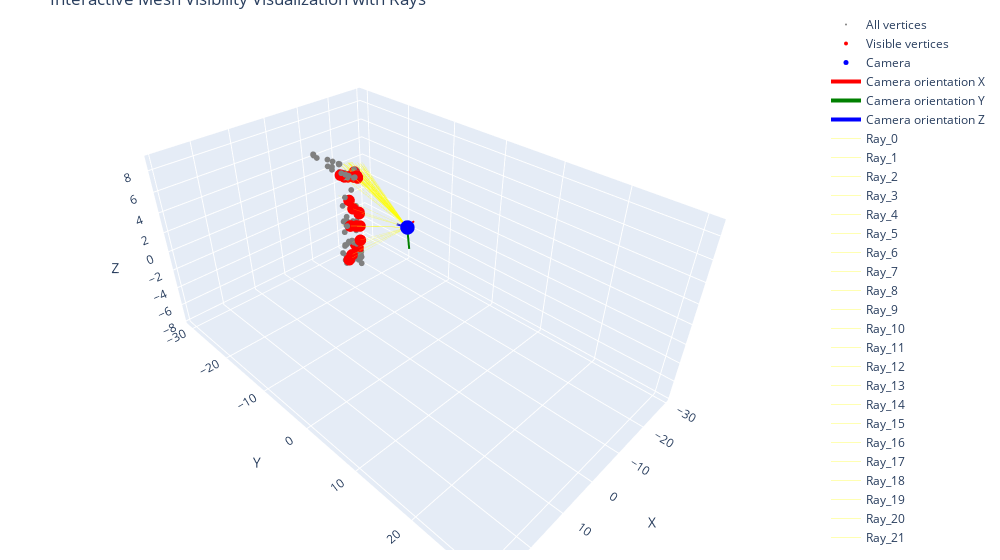

Notebook code cell kept with this figure:
### Code cell
visualize_results_rays(pier_cutted, visible_indices, camera_position, rotation, center,  rays_origins[potential_indices_hits[visible]], rays_directions[potential_indices_hits[visible]])

### Figure 1 — Plotly figure (JSON) as saved in the notebook; plotly's stock layout.template omitted (floating-point values rounded to 4 significant figures; data arrays with more than 128 entries replaced by an {"elided": "..."} marker saying what was removed)
{"data": [{"marker": {"color": "grey", "size": 2}, "mode": "markers", "name": "All vertices", "type": "scatter3d", "x": {"elided": "398 float values"}, "y": {"elided": "398 float values"}, "z": {"elided": "398 float values"}}, {"marker": {"color": "red", "size": 4}, "mode": "markers", "name": "Visible vertices", "type": "scatter3d", "x": [-26.88, -26.79, -29.12, -29.99, -29.59, -18.91, -19.1, -18.89, -22.57, -22.0, -27.8, -14.45, -28.66, -26.86, -27.33, -28.89, -16.16, -16.03, -16.06, -17.28, -17.3, -19.29, -18.96, -28.59, -21.08, -21.08, -20.47, -22.85, -22.61, -21.73, -26.84, -26.67, -27.0, -26.86, -16.11, -18.06, -18.05, -17.9, -17.23, -17.97, -23.5, -26.31, -15.36, -15.44, -16.01, -25.01, -25.1, -25.88, -25.79, -18.91, -26.25, -20.7, -16.79, -26.57, -19.93, -17.25, -20.14, -20.26, -19.02, -22.23, -26.73, -27.91, -20.7, -20.03, -28.11, -19.03, -27.64, -23.08, -22.18, -23.24, -24.06, -22.59, -25.42, -24.07, -19.28, -18.09, -15.17, -21.36, -20.16, -19.25, -17.93, -17.93, -18.26, -18.31, -19.91, -20.99, -19.83, -21.56], "y": [-44.43, -44.91, -42.19, -41.86, -42.25, -25.54, -26.07, -25.5, -45.39, -45.0, -42.15, -25.65, -40.44, -43.3, -43.69, -41.77, -25.05, -25.07, -25.05, -24.38, -24.31, -25.69, -26.2, -39.57, -43.41, -43.64, -42.62, -46.36, -45.99, -44.51, -44.19, -43.34, -44.67, -44.35, -25.09, -24.07, -24.02, -23.94, -24.41, -23.93, -47.56, -45.19, -25.47, -25.41, -25.08, -41.41, -42.03, -43.1, -42.95, -25.43, -37.29, -36.07, -24.67, -36.37, -41.25, -24.34, -42.27, -41.82, -41.39, -36.99, -38.37, -38.09, -44.2, -42.0, -45.18, -40.33, -39.67, -48.18, -46.65, -40.39, -39.88, -39.15, -42.4, -40.36, -41.24, -24.03, -34.44, -36.72, -41.84, -42.11, -23.93, -23.93, -24.32, -39.11, -43.67, -42.62, -41.6, -36.17], "z": [5.475, 5.639, 5.276, 5.498, 5.515, -6.722, -6.2, -6.317, 5.845, 6.557, 5.148, 2.953, 4.902, 5.175, 5.572, 5.617, 2.668, -3.015, 0.0211, 2.642, 2.643, 2.667, -6.032, 5.51, 6.231, 7.231, 7.31, 6.528, 7.357, 7.4, 5.697, 5.968, 7.263, 6.62, -3.01, -4.829, -1.58, -1.384, -3.039, -3.027, 7.332, 5.661, -7.246, 2.685, -6.599, 5.805, 6.325, 6.553, 7.327, 2.652, 5.488, 5.547, -0.9671, 5.467, 5.925, -3.009, 5.715, 5.744, 5.735, 5.57, 5.569, 5.678, 5.79, 6.282, 7.433, 6.131, 5.539, 5.879, 5.829, 5.623, 5.608, 5.624, 5.647, 6.367, 7.271, 2.563, 5.611, 5.902, 7.39, 7.516, 2.543, 2.543, 2.634, 6.734, 7.911, 7.559, 7.343, 5.74]}, {"marker": {"color": "blue", "size": 5}, "mode": "markers", "name": "Camera", "type": "scatter3d", "x": [-19.14], "y": [-12.81], "z": [-0.6092]}, {"line": {"color": "red", "width": 4}, "mode": "lines", "name": "Camera orientation X", "type": "scatter3d", "x": [-19.14, -21.62], "y": [-12.81, -12.79], "z": [-0.6092, -0.3021]}, {"line": {"color": "green", "width": 4}, "mode": "lines", "name": "Camera orientation Y", "type": "scatter3d", "x": [-19.14, -19.44], "y": [-12.81, -12.53], "z": [-0.6092, -3.075]}, {"line": {"color": "blue", "width": 4}, "mode": "lines", "name": "Camera orientation Z", "type": "scatter3d", "x": [-19.14, -19.19], "y": [-12.81, -15.3], "z": [-0.6092, -0.884]}, {"line": {"color": "yellow", "width": 1}, "mode": "lines", "name": "Ray_0", "opacity": 0.3, "type": "scatter3d", "x": [-19.14, -22.65], "y": [-12.81, -27.13], "z": [-0.6092, 2.146]}, {"line": {"color": "yellow", "width": 1}, "mode": "lines", "name": "Ray_1", "opacity": 0.3, "type": "scatter3d", "x": [-19.14, -22.56], "y": [-12.81, -27.15], "z": [-0.6092, 2.182]}, {"line": {"color": "yellow", "width": 1}, "mode": "lines", "name": "Ray_2", "opacity": 0.3, "type": "scatter3d", "x": [-19.14, -23.88], "y": [-12.81, -26.77], "z": [-0.6092, 2.186]}, {"line": {"color": "yellow", "width": 1}, "mode": "lines", "name": "Ray_3", "opacity": 0.3, "type": "scatter3d", "x": [-19.14, -24.29], "y": [-12.81, -26.6], "z": [-0.6092, 2.289]}, {"line": {"color": "yellow", "width": 1}, "mode": "lines", "name": "Ray_4", "opacity": 0.3, "type": "scatter3d", "x": [-19.14, -24.06], "y": [-12.81, -26.68], "z": [-0.6092, 2.276]}, {"line": {"color": "yellow", "width": 1}, "mode": "lines", "name": "Ray_5", "opacity": 0.3, "type": "scatter3d", "x": [-19.14, -18.89], "y": [-12.81, -26.33], "z": [-0.6092, -7.102]}, {"line": {"color": "yellow", "width": 1}, "mode": "lines", "name": "Ray_6", "opacity": 0.3, "type": "scatter3d", "x": [-19.14, -19.09], "y": [-12.81, -26.63], "z": [-0.6092, -6.437]}, {"line": {"color": "yellow", "width": 1}, "mode": "lines", "name": "Ray_7", "opacity": 0.3, "type": "scatter3d", "x": [-19.14, -18.87], "y": [-12.81, -26.49], "z": [-0.6092, -6.763]}, {"line": {"color": "yellow", "width": 1}, "mode": "lines", "name": "Ray_8", "opacity": 0.3, "type": "scatter3d", "x": [-19.14, -20.68], "y": [-12.81, -27.45], "z": [-0.6092, 2.291]}, {"line": {"color": "yellow", "width": 1}, "mode": "lines", "name": "Ray_9", "opacity": 0.3, "type": "scatter3d", "x": [-19.14, -20.44], "y": [-12.81, -27.4], "z": [-0.6092, 2.638]}, {"line": {"color": "yellow", "width": 1}, "mode": "lines", "name": "Ray_10", "opacity": 0.3, "type": "scatter3d", "x": [-19.14, -23.31], "y": [-12.81, -26.95], "z": [-0.6092, 2.165]}, {"line": {"color": "yellow", "width": 1}, "mode": "lines", "name": "Ray_11", "opacity": 0.3, "type": "scatter3d", "x": [-19.14, -14.16], "y": [-12.81, -26.44], "z": [-0.6092, 3.174]}, {"line": {"color": "yellow", "width": 1}, "mode": "lines", "name": "Ray_12", "opacity": 0.3, "type": "scatter3d", "x": [-19.14, -23.94], "y": [-12.81, -26.75], "z": [-0.6092, 2.17]}, {"line": {"color": "yellow", "width": 1}, "mode": "lines", "name": "Ray_13", "opacity": 0.3, "type": "scatter3d", "x": [-19.14, -22.76], "y": [-12.81, -27.11], "z": [-0.6092, 2.104]}, {"line": {"color": "yellow", "width": 1}, "mode": "lines", "name": "Ray_14", "opacity": 0.3, "type": "scatter3d", "x": [-19.14, -22.91], "y": [-12.81, -27.05], "z": [-0.6092, 2.24]}, {"line": {"color": "yellow", "width": 1}, "mode": "lines", "name": "Ray_15", "opacity": 0.3, "type": "scatter3d", "x": [-19.14, -23.83], "y": [-12.81, -26.74], "z": [-0.6092, 2.386]}, {"line": {"color": "yellow", "width": 1}, "mode": "lines", "name": "Ray_16", "opacity": 0.3, "type": "scatter3d", "x": [-19.14, -15.71], "y": [-12.81, -26.92], "z": [-0.6092, 3.166]}, {"line": {"color": "yellow", "width": 1}, "mode": "lines", "name": "Ray_17", "opacity": 0.3, "type": "scatter3d", "x": [-19.14, -15.52], "y": [-12.81, -27.1], "z": [-0.6092, -3.412]}, {"line": {"color": "yellow", "width": 1}, "mode": "lines", "name": "Ray_18", "opacity": 0.3, "type": "scatter3d", "x": [-19.14, -15.49], "y": [-12.81, -27.34], "z": [-0.6092, 0.1393]}, {"line": {"color": "yellow", "width": 1}, "mode": "lines", "name": "Ray_19", "opacity": 0.3, "type": "scatter3d", "x": [-19.14, -16.85], "y": [-12.81, -27.08], "z": [-0.6092, 3.401]}, {"line": {"color": "yellow", "width": 1}, "mode": "lines", "name": "Ray_20", "opacity": 0.3, "type": "scatter3d", "x": [-19.14, -16.86], "y": [-12.81, -27.08], "z": [-0.6092, 3.426]}, {"line": {"color": "yellow", "width": 1}, "mode": "lines", "name": "Ray_21", "opacity": 0.3, "type": "scatter3d", "x": [-19.14, -19.31], "y": [-12.81, -27.35], "z": [-0.6092, 3.089]}, {"line": {"color": "yellow", "width": 1}, "mode": "lines", "name": "Ray_22", "opacity": 0.3, "type": "scatter3d", "x": [-19.14, -18.95], "y": [-12.81, -26.71], "z": [-0.6092, -6.238]}, {"line": {"color": "yellow", "width": 1}, "mode": "lines", "name": "Ray_23", "opacity": 0.3, "type": "scatter3d", "x": [-19.14, -24.02], "y": [-12.81, -26.64], "z": [-0.6092, 2.552]}, {"line": {"color": "yellow", "width": 1}, "mode": "lines", "name": "Ray_24", "opacity": 0.3, "type": "scatter3d", "x": [-19.14, -20.07], "y": [-12.81, -27.42], "z": [-0.6092, 2.657]}, {"line": {"color": "yellow", "width": 1}, "mode": "lines", "name": "Ray_25", "opacity": 0.3, "type": "scatter3d", "x": [-19.14, -20.06], "y": [-12.81, -27.32], "z": [-0.6092, 3.081]}, {"line": {"color": "yellow", "width": 1}, "mode": "lines", "name": "Ray_26", "opacity": 0.3, "type": "scatter3d", "x": [-19.14, -19.79], "y": [-12.81, -27.3], "z": [-0.6092, 3.239]}, {"line": {"color": "yellow", "width": 1}, "mode": "lines", "name": "Ray_27", "opacity": 0.3, "type": "scatter3d", "x": [-19.14, -20.75], "y": [-12.81, -27.4], "z": [-0.6092, 2.494]}, {"line": {"color": "yellow", "width": 1}, "mode": "lines", "name": "Ray_28", "opacity": 0.3, "type": "scatter3d", "x": [-19.14, -20.66], "y": [-12.81, -27.32], "z": [-0.6092, 2.875]}, {"line": {"color": "yellow", "width": 1}, "mode": "lines", "name": "Ray_29", "opacity": 0.3, "type": "scatter3d", "x": [-19.14, -20.32], "y": [-12.81, -27.31], "z": [-0.6092, 3.053]}, {"line": {"color": "yellow", "width": 1}, "mode": "lines", "name": "Ray_30", "opacity": 0.3, "type": "scatter3d", "x": [-19.14, -22.65], "y": [-12.81, -27.11], "z": [-0.6092, 2.265]}, {"line": {"color": "yellow", "width": 1}, "mode": "lines", "name": "Ray_31", "opacity": 0.3, "type": "scatter3d", "x": [-19.14, -22.66], "y": [-12.81, -27.07], "z": [-0.6092, 2.462]}, {"line": {"color": "yellow", "width": 1}, "mode": "lines", "name": "Ray_32", "opacity": 0.3, "type": "scatter3d", "x": [-19.14, -22.63], "y": [-12.81, -26.97], "z": [-0.6092, 2.89]}, {"line": {"color": "yellow", "width": 1}, "mode": "lines", "name": "Ray_33", "opacity": 0.3, "type": "scatter3d", "x": [-19.14, -22.62], "y": [-12.81, -27.03], "z": [-0.6092, 2.651]}, {"line": {"color": "yellow", "width": 1}, "mode": "lines", "name": "Ray_34", "opacity": 0.3, "type": "scatter3d", "x": [-19.14, -15.61], "y": [-12.81, -27.12], "z": [-0.6092, -3.407]}, {"line": {"color": "yellow", "width": 1}, "mode": "lines", "name": "Ray_35", "opacity": 0.3, "type": "scatter3d", "x": [-19.14, -17.79], "y": [-12.81, -26.8], "z": [-0.6092, -5.852]}, {"line": {"color": "yellow", "width": 1}, "mode": "lines", "name": "Ray_36", "opacity": 0.3, "type": "scatter3d", "x": [-19.14, -17.7], "y": [-12.81, -27.69], "z": [-0.6092, -1.897]}, {"line": {"color": "yellow", "width": 1}, "mode": "lines", "name": "Ray_37", "opacity": 0.3, "type": "scatter3d", "x": [-19.14, -17.48], "y": [-12.81, -27.68], "z": [-0.6092, -1.644]}, {"line": {"color": "yellow", "width": 1}, "mode": "lines", "name": "Ray_38", "opacity": 0.3, "type": "scatter3d", "x": [-19.14, -16.75], "y": [-12.81, -27.31], "z": [-0.6092, -3.645]}, {"line": {"color": "yellow", "width": 1}, "mode": "lines", "name": "Ray_39", "opacity": 0.3, "type": "scatter3d", "x": [-19.14, -17.6], "y": [-12.81, -27.39], "z": [-0.6092, -3.781]}, {"line": {"color": "yellow", "width": 1}, "mode": "lines", "name": "Ray_40", "opacity": 0.3, "type": "scatter3d", "x": [-19.14, -20.96], "y": [-12.81, -27.33], "z": [-0.6092, 2.708]}, {"line": {"color": "yellow", "width": 1}, "mode": "lines", "name": "Ray_41", "opacity": 0.3, "type": "scatter3d", "x": [-19.14, -22.33], "y": [-12.81, -27.2], "z": [-0.6092, 2.178]}, {"line": {"color": "yellow", "width": 1}, "mode": "lines", "name": "Ray_42", "opacity": 0.3, "type": "scatter3d", "x": [-19.14, -15.3], "y": [-12.81, -25.65], "z": [-0.6092, -7.342]}, {"line": {"color": "yellow", "width": 1}, "mode": "lines", "name": "Ray_43", "opacity": 0.3, "type": "scatter3d", "x": [-19.14, -15.04], "y": [-12.81, -26.77], "z": [-0.6092, 3.04]}, {"line": {"color": "yellow", "width": 1}, "mode": "lines", "name": "Ray_44", "opacity": 0.3, "type": "scatter3d", "x": [-19.14, -15.78], "y": [-12.81, -25.95], "z": [-0.6092, -7.024]}, {"line": {"color": "yellow", "width": 1}, "mode": "lines", "name": "Ray_45", "opacity": 0.3, "type": "scatter3d", "x": [-19.14, -22.09], "y": [-12.81, -27.16], "z": [-0.6092, 2.61]}, {"line": {"color": "yellow", "width": 1}, "mode": "lines", "name": "Ray_46", "opacity": 0.3, "type": "scatter3d", "x": [-19.14, -22.06], "y": [-12.81, -27.13], "z": [-0.6092, 2.788]}, {"line": {"color": "yellow", "width": 1}, "mode": "lines", "name": "Ray_47", "opacity": 0.3, "type": "scatter3d", "x": [-19.14, -22.32], "y": [-12.81, -27.08], "z": [-0.6092, 2.765]}, {"line": {"color": "yellow", "width": 1}, "mode": "lines", "name": "Ray_48", "opacity": 0.3, "type": "scatter3d", "x": [-19.14, -22.27], "y": [-12.81, -27.0], "z": [-0.6092, 3.126]}, {"line": {"color": "yellow", "width": 1}, "mode": "lines", "name": "Ray_49", "opacity": 0.3, "type": "scatter3d", "x": [-19.14, -18.88], "y": [-12.81, -27.33], "z": [-0.6092, 3.144]}, {"line": {"color": "yellow", "width": 1}, "mode": "lines", "name": "Ray_50", "opacity": 0.3, "type": "scatter3d", "x": [-19.14, -23.21], "y": [-12.81, -26.82], "z": [-0.6092, 2.881]}, {"line": {"color": "yellow", "width": 1}, "mode": "lines", "name": "Ray_51", "opacity": 0.3, "type": "scatter3d", "x": [-19.14, -20.11], "y": [-12.81, -27.28], "z": [-0.6092, 3.221]}, {"line": {"color": "yellow", "width": 1}, "mode": "lines", "name": "Ray_52", "opacity": 0.3, "type": "scatter3d", "x": [-19.14, -16.23], "y": [-12.81, -27.52], "z": [-0.6092, -1.053]}, {"line": {"color": "yellow", "width": 1}, "mode": "lines", "name": "Ray_53", "opacity": 0.3, "type": "scatter3d", "x": [-19.14, -23.52], "y": [-12.81, -26.7], "z": [-0.6092, 2.974]}, {"line": {"color": "yellow", "width": 1}, "mode": "lines", "name": "Ray_54", "opacity": 0.3, "type": "scatter3d", "x": [-19.14, -19.55], "y": [-12.81, -27.43], "z": [-0.6092, 2.748]}, {"line": {"color": "yellow", "width": 1}, "mode": "lines", "name": "Ray_55", "opacity": 0.3, "type": "scatter3d", "x": [-19.14, -16.76], "y": [-12.81, -27.31], "z": [-0.6092, -3.627]}, {"line": {"color": "yellow", "width": 1}, "mode": "lines", "name": "Ray_56", "opacity": 0.3, "type": "scatter3d", "x": [-19.14, -19.64], "y": [-12.81, -27.47], "z": [-0.6092, 2.537]}, {"line": {"color": "yellow", "width": 1}, "mode": "lines", "name": "Ray_57", "opacity": 0.3, "type": "scatter3d", "x": [-19.14, -19.7], "y": [-12.81, -27.45], "z": [-0.6092, 2.598]}, {"line": {"color": "yellow", "width": 1}, "mode": "lines", "name": "Ray_58", "opacity": 0.3, "type": "scatter3d", "x": [-19.14, -19.08], "y": [-12.81, -27.45], "z": [-0.6092, 2.642]}, {"line": {"color": "yellow", "width": 1}, "mode": "lines", "name": "Ray_59", "opacity": 0.3, "type": "scatter3d", "x": [-19.14, -20.98], "y": [-12.81, -27.23], "z": [-0.6092, 3.077]}, {"line": {"color": "yellow", "width": 1}, "mode": "lines", "name": "Ray_60", "opacity": 0.3, "type": "scatter3d", "x": [-19.14, -23.3], "y": [-12.81, -26.82], "z": [-0.6092, 2.778]}, {"line": {"color": "yellow", "width": 1}, "mode": "lines", "name": "Ray_61", "opacity": 0.3, "type": "scatter3d", "x": [-19.14, -23.92], "y": [-12.81, -26.61], "z": [-0.6092, 2.821]}, {"line": {"color": "yellow", "width": 1}, "mode": "lines", "name": "Ray_62", "opacity": 0.3, "type": "scatter3d", "x": [-19.14, -19.87], "y": [-12.81, -27.49], "z": [-0.6092, 2.384]}, {"line": {"color": "yellow", "width": 1}, "mode": "lines", "name": "Ray_63", "opacity": 0.3, "type": "scatter3d", "x": [-19.14, -19.59], "y": [-12.81, -27.4], "z": [-0.6092, 2.836]}, {"line": {"color": "yellow", "width": 1}, "mode": "lines", "name": "Ray_64", "opacity": 0.3, "type": "scatter3d", "x": [-19.14, -23.04], "y": [-12.81, -26.87], "z": [-0.6092, 2.884]}, {"line": {"color": "yellow", "width": 1}, "mode": "lines", "name": "Ray_65", "opacity": 0.3, "type": "scatter3d", "x": [-19.14, -19.08], "y": [-12.81, -27.38], "z": [-0.6092, 2.96]}, {"line": {"color": "yellow", "width": 1}, "mode": "lines", "name": "Ray_66", "opacity": 0.3, "type": "scatter3d", "x": [-19.14, -23.56], "y": [-12.81, -26.78], "z": [-0.6092, 2.59]}, {"line": {"color": "yellow", "width": 1}, "mode": "lines", "name": "Ray_67", "opacity": 0.3, "type": "scatter3d", "x": [-19.14, -20.77], "y": [-12.81, -27.48], "z": [-0.6092, 2.081]}, {"line": {"color": "yellow", "width": 1}, "mode": "lines", "name": "Ray_68", "opacity": 0.3, "type": "scatter3d", "x": [-19.14, -20.46], "y": [-12.81, -27.49], "z": [-0.6092, 2.184]}, {"line": {"color": "yellow", "width": 1}, "mode": "lines", "name": "Ray_69", "opacity": 0.3, "type": "scatter3d", "x": [-19.14, -21.29], "y": [-12.81, -27.29], "z": [-0.6092, 2.663]}, {"line": {"color": "yellow", "width": 1}, "mode": "lines", "name": "Ray_70", "opacity": 0.3, "type": "scatter3d", "x": [-19.14, -21.76], "y": [-12.81, -27.21], "z": [-0.6092, 2.697]}, {"line": {"color": "yellow", "width": 1}, "mode": "lines", "name": "Ray_71", "opacity": 0.3, "type": "scatter3d", "x": [-19.14, -21.03], "y": [-12.81, -27.29], "z": [-0.6092, 2.818]}, {"line": {"color": "yellow", "width": 1}, "mode": "lines", "name": "Ray_72", "opacity": 0.3, "type": "scatter3d", "x": [-19.14, -22.19], "y": [-12.81, -27.18], "z": [-0.6092, 2.428]}, {"line": {"color": "yellow", "width": 1}, "mode": "lines", "name": "Ray_73", "opacity": 0.3, "type": "scatter3d", "x": [-19.14, -21.71], "y": [-12.81, -27.14], "z": [-0.6092, 3.019]}, {"line": {"color": "yellow", "width": 1}, "mode": "lines", "name": "Ray_74", "opacity": 0.3, "type": "scatter3d", "x": [-19.14, -19.21], "y": [-12.81, -27.27], "z": [-0.6092, 3.398]}, {"line": {"color": "yellow", "width": 1}, "mode": "lines", "name": "Ray_75", "opacity": 0.3, "type": "scatter3d", "x": [-19.14, -17.79], "y": [-12.81, -27.19], "z": [-0.6092, 3.455]}, {"line": {"color": "yellow", "width": 1}, "mode": "lines", "name": "Ray_76", "opacity": 0.3, "type": "scatter3d", "x": [-19.14, -16.54], "y": [-12.81, -27.01], "z": [-0.6092, 3.474]}, {"line": {"color": "yellow", "width": 1}, "mode": "lines", "name": "Ray_77", "opacity": 0.3, "type": "scatter3d", "x": [-19.14, -20.48], "y": [-12.81, -27.23], "z": [-0.6092, 3.317]}, {"line": {"color": "yellow", "width": 1}, "mode": "lines", "name": "Ray_78", "opacity": 0.3, "type": "scatter3d", "x": [-19.14, -19.65], "y": [-12.81, -27.26], "z": [-0.6092, 3.373]}, {"line": {"color": "yellow", "width": 1}, "mode": "lines", "name": "Ray_79", "opacity": 0.3, "type": "scatter3d", "x": [-19.14, -19.19], "y": [-12.81, -27.27], "z": [-0.6092, 3.399]}, {"line": {"color": "yellow", "width": 1}, "mode": "lines", "name": "Ray_80", "opacity": 0.3, "type": "scatter3d", "x": [-19.14, -17.58], "y": [-12.81, -27.16], "z": [-0.6092, 3.46]}, {"line": {"color": "yellow", "width": 1}, "mode": "lines", "name": "Ray_81", "opacity": 0.3, "type": "scatter3d", "x": [-19.14, -17.58], "y": [-12.81, -27.16], "z": [-0.6092, 3.46]}, {"line": {"color": "yellow", "width": 1}, "mode": "lines", "name": "Ray_82", "opacity": 0.3, "type": "scatter3d", "x": [-19.14, -18.04], "y": [-12.81, -27.21], "z": [-0.6092, 3.447]}, {"line": {"color": "yellow", "width": 1}, "mode": "lines", "name": "Ray_83", "opacity": 0.3, "type": "scatter3d", "x": [-19.14, -18.68], "y": [-12.81, -27.25], "z": [-0.6092, 3.423]}, {"line": {"color": "yellow", "width": 1}, "mode": "lines", "name": "Ray_84", "opacity": 0.3, "type": "scatter3d", "x": [-19.14, -19.5], "y": [-12.81, -27.27], "z": [-0.6092, 3.382]}, {"line": {"color": "yellow", "width": 1}, "mode": "lines", "name": "Ray_85", "opacity": 0.3, "type": "scatter3d", "x": [-19.14, -20.04], "y": [-12.81, -27.25], "z": [-0.6092, 3.349]}, {"line": {"color": "yellow", "width": 1}, "mode": "lines", "name": "Ray_86", "opacity": 0.3, "type": "scatter3d", "x": [-19.14, -19.49], "y": [-12.81, -27.27], "z": [-0.6092, 3.383]}, {"line": {"color": "yellow", "width": 1}, "mode": "lines", "name": "Ray_87", "opacity": 0.3, "type": "scatter3d", "x": [-19.14, -20.63], "y": [-12.81, -27.21], "z": [-0.6092, 3.305]}], "layout": {"margin": {"b": 10, "l": 10, "r": 20, "t": 10}, "scene": {"aspectmode": "data", "xaxis": {"range": [-31, 31], "title": {"text": "X"}}, "yaxis": {"range": [-32, 32], "title": {"text": "Y"}}, "zaxis": {"title": {"text": "Z"}}}, "title": {"text": "Interactive Mesh Visibility Visualization with Rays"}, "width": 1000}}
